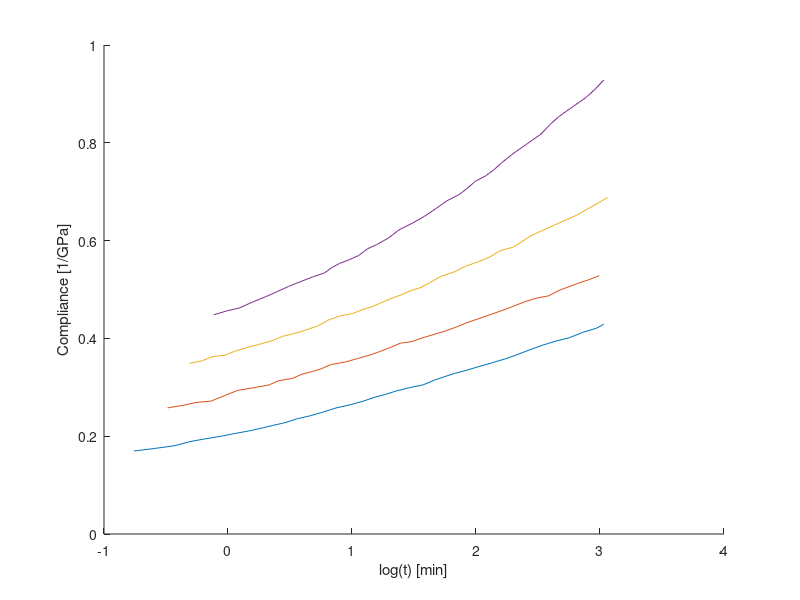
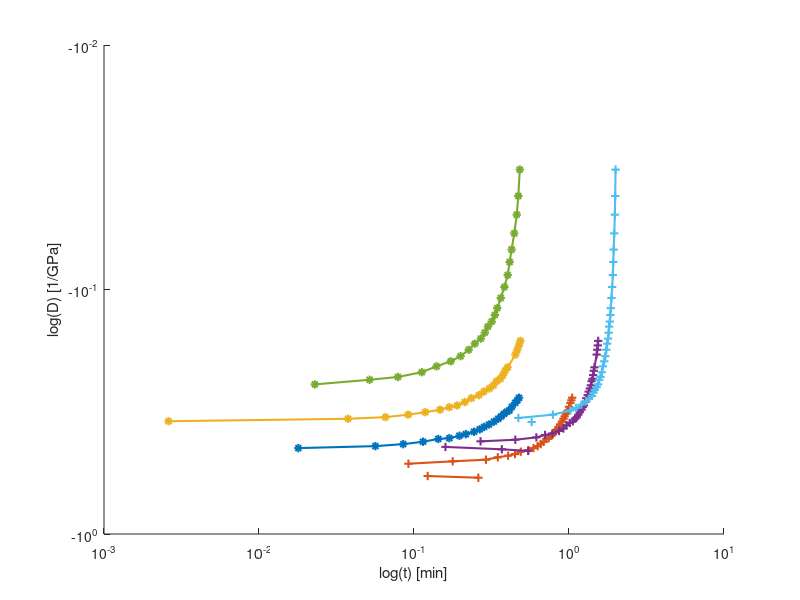
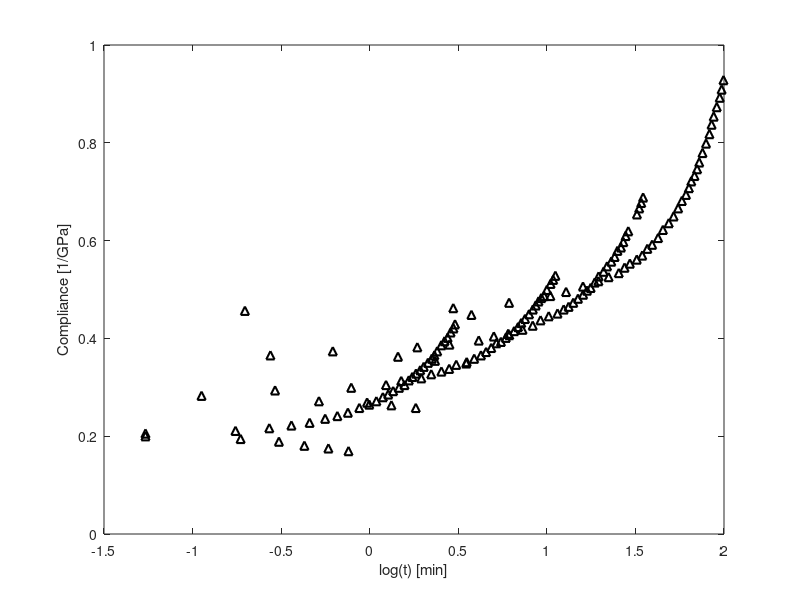

Source code (MATLAB) for these figures, in order:
% Shifting algorithm is from "The closed form t-T-P shifting (CFS)
% algorithm" by M. Gergesova, B. Zupancic, I. Saprunov, and I. Emri

temps = [40, 50, 60, 70]; % temp in degC
tref = temps(1);

t1 = load('forty.csv');
t2 = load('fifty.csv');
t3 = load('sixty.csv');
t4 = load('seventy.csv');


raw_times(:,1) = t1(:,1);
raw_times(:,2) = t2(:,1);
raw_times(:,3) = t3(:,1);
raw_times(:,4) = t4(:,1);

raw_comp(:,1) = t1(:,2);
raw_comp(:,2) = t2(:,2);
raw_comp(:,3) = t3(:,2);
raw_comp(:,4) = t4(:,2);

figure(1)
for k = 1:length(temps)
    hold on
    plot(raw_times(:,k), raw_comp(:,k))
end
xlabel('log(t) [min]')
ylabel('Compliance [1/GPa]')

times = log10(raw_times);
comp = log10(raw_comp);
ref_time = times(:,1);
ref_comp = comp(:,1);

figure(2)
for k = 1:length(temps) -1
    % find overlab region
    next_time = times(:,k+1);
    next_comp = comp(:,k+1);

    [~, ol_start] = min(next_comp);
    [~, ol_end] = max(ref_comp);
    u_ind = find(next_comp(:,1) >= next_comp(ol_start) & next_comp(:,1) <= ref_comp(ol_end));
    l_ind = find(ref_comp(:,1) >= next_comp(ol_start) & ref_comp(:,1) <= ref_comp(ol_end));

    U = [next_time(u_ind), next_comp(u_ind)];
    L = [ref_time(l_ind), ref_comp(l_ind)];

    % A is an intermediate variable representing the area within the overlaping
    % region of the two compliance curves
    A = sum((0.5 * (L(2:end,1) + L(1:end-1,1))) .* (L(2:end,2) - L(1:end-1,2)));

    % b is an intermediate variable
    b = sum((0.5 * (U(2:end,1) + U(1:end-1,1))) .* (U(2:end,2) - U(1:end-1,2)));

    log_shift_factor = (A - b) / (L(end,2) - U(1,2));
    shift_factor = 10^(log_shift_factor);
    shifted_time = next_time + log_shift_factor;
    ref_time = [ref_time; shifted_time];
    ref_comp = [ref_comp; next_comp];
    
    hold on
%     loglog(ref_time, ref_comp, '-o', 'LineWidth', 1.5)
    loglog(next_time, next_comp, '-*', 'LineWidth', 1.5)
    loglog(shifted_time, next_comp, '-+', 'LineWidth', 1.5)
end
xlabel('log(t) [min]')
ylabel('log(D) [1/GPa]')

master_comp = 10.^ref_comp;
figure(3)
plot(ref_time,master_comp, 'k^', 'LineWidth', 1.5)
xlabel('log(t) [min]')
ylabel('Compliance [1/GPa]')

